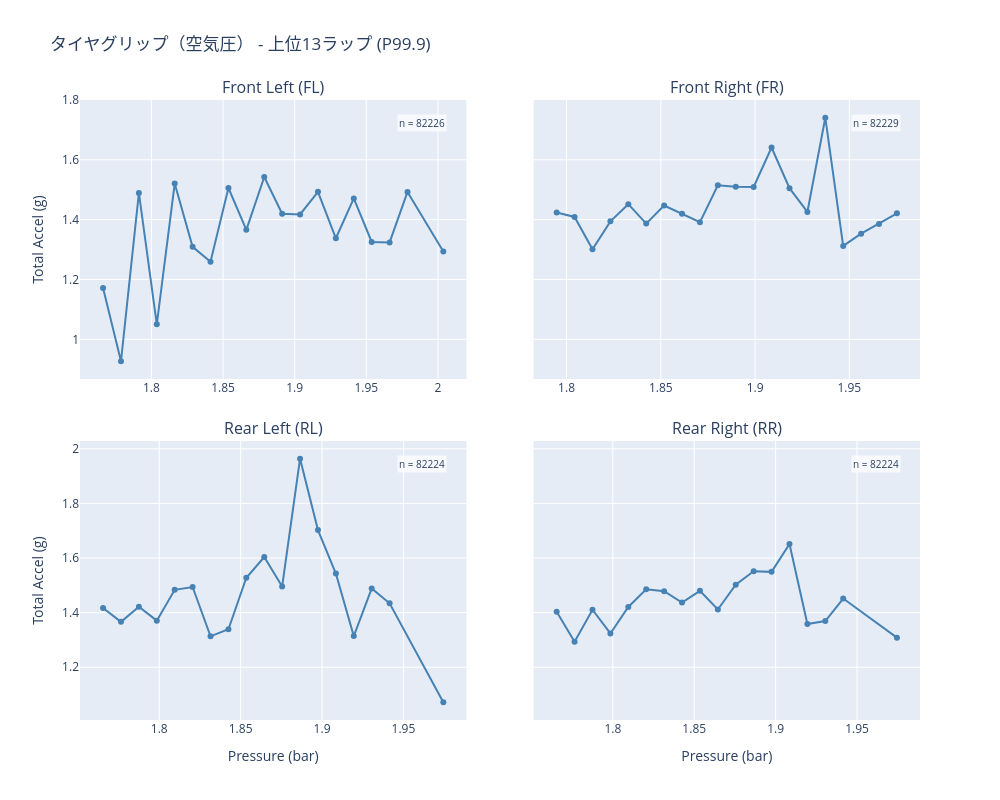

The code cell stored with this chart in its notebook:
### Markdown cell above
## タイヤグリップ vs 空気圧/温度

各サブプロットは、1つのコーナーのグリップエンベロープを表示します — 合計G（横G + 縦Gの合成加速度）のバケット化パーセンタイル（デフォルトP99.9）と選択したタイヤ指標の関係です。各空気圧/温度値で利用可能な最大グリップが明らかになります。

### Code cell
# 上位ラップ全体で分析を実行（ベストラップタイムの103%以内）
log = session.get_log()
channel_names = session.get_channel_names()

top_laps = get_top_laps(laps, threshold_pct=1.03)
lap_numbers = top_laps["num"].astype(int).tolist()

print(f"ベストラップタイム: {format_lap_time(laps['lap_time'].min())}")
print(f"ベストの103%以内の{len(top_laps)}ラップを使用して分析")

result = analyze_tire_grip_multi_lap(
    log, lap_numbers, channel_names, metric_mode=metric_mode, percentile=percentile
)

# グリップエンベロープをプロット
mode_label = "空気圧" if metric_mode == "pressure" else "温度"
fig = plot_tire_grip_scatter(
    result,
    title=f"タイヤグリップ（{mode_label}） - 上位{len(top_laps)}ラップ (P{percentile})",
)
show_fig(fig)

### Figure 1 — Plotly figure (JSON) as saved in the notebook; plotly's stock layout.template omitted (floating-point values rounded to 4 significant figures)
{"data": [{"customdata": [854, 18, 4190, 22, 5929, 104, 104, 17272, 234, 36117, 313, 316, 9487, 163, 3975, 61, 66, 2889, 112], "hovertemplate": "Pressure: %{x:.1f} bar<br>P99.9 Accel: %{y:.2f} g<br>n = %{customdata}<extra></extra>", "line": {"color": "steelblue", "width": 2}, "marker": {"color": "steelblue", "size": 6}, "mode": "lines+markers", "name": "FL", "showlegend": false, "type": "scatter", "x": [1.766, 1.779, 1.791, 1.804, 1.816, 1.829, 1.841, 1.854, 1.866, 1.879, 1.891, 1.904, 1.916, 1.929, 1.941, 1.954, 1.966, 1.979, 2.004], "xaxis": "x", "y": [1.171, 0.9265, 1.489, 1.05, 1.521, 1.309, 1.26, 1.506, 1.366, 1.543, 1.42, 1.418, 1.493, 1.338, 1.471, 1.325, 1.324, 1.493, 1.293], "yaxis": "y"}, {"customdata": [5028, 40, 45, 12595, 121, 113, 29242, 250, 241, 23847, 158, 161, 6232, 120, 123, 3499, 17, 21, 16, 360], "hovertemplate": "Pressure: %{x:.1f} bar<br>P99.9 Accel: %{y:.2f} g<br>n = %{customdata}<extra></extra>", "line": {"color": "steelblue", "width": 2}, "marker": {"color": "steelblue", "size": 6}, "mode": "lines+markers", "name": "FR", "showlegend": false, "type": "scatter", "x": [1.795, 1.804, 1.814, 1.823, 1.833, 1.842, 1.852, 1.861, 1.871, 1.88, 1.89, 1.899, 1.909, 1.918, 1.928, 1.937, 1.947, 1.956, 1.966, 1.975], "xaxis": "x2", "y": [1.424, 1.409, 1.301, 1.394, 1.452, 1.387, 1.447, 1.42, 1.391, 1.515, 1.51, 1.509, 1.641, 1.505, 1.426, 1.741, 1.312, 1.353, 1.386, 1.421], "yaxis": "y2"}, {"customdata": [1607, 27, 1261, 43, 45, 7528, 49, 50, 17849, 201, 37412, 334, 340, 14430, 52, 53, 870, 73], "hovertemplate": "Pressure: %{x:.1f} bar<br>P99.9 Accel: %{y:.2f} g<br>n = %{customdata}<extra></extra>", "line": {"color": "steelblue", "width": 2}, "marker": {"color": "steelblue", "size": 6}, "mode": "lines+markers", "name": "RL", "showlegend": false, "type": "scatter", "x": [1.766, 1.776, 1.787, 1.799, 1.809, 1.82, 1.832, 1.842, 1.853, 1.864, 1.875, 1.886, 1.897, 1.908, 1.919, 1.93, 1.941, 1.974], "xaxis": "x3", "y": [1.417, 1.366, 1.422, 1.371, 1.483, 1.494, 1.313, 1.339, 1.528, 1.604, 1.496, 1.964, 1.702, 1.543, 1.314, 1.489, 1.434, 1.072], "yaxis": "y3"}, {"customdata": [1525, 15, 3262, 29, 30, 10453, 76, 78, 21496, 296, 34638, 203, 208, 8447, 51, 52, 1252, 113], "hovertemplate": "Pressure: %{x:.1f} bar<br>P99.9 Accel: %{y:.2f} g<br>n = %{customdata}<extra></extra>", "line": {"color": "steelblue", "width": 2}, "marker": {"color": "steelblue", "size": 6}, "mode": "lines+markers", "name": "RR", "showlegend": false, "type": "scatter", "x": [1.766, 1.776, 1.787, 1.799, 1.809, 1.82, 1.832, 1.842, 1.853, 1.864, 1.875, 1.886, 1.897, 1.908, 1.919, 1.93, 1.941, 1.974], "xaxis": "x4", "y": [1.403, 1.294, 1.411, 1.324, 1.421, 1.486, 1.479, 1.437, 1.48, 1.411, 1.503, 1.552, 1.549, 1.651, 1.358, 1.369, 1.452, 1.308], "yaxis": "y4"}], "layout": {"annotations": [{"font": {"size": 16}, "showarrow": false, "text": "Front Left (FL)", "x": 0.23, "xanchor": "center", "xref": "paper", "y": 1.0, "yanchor": "bottom", "yref": "paper"}, {"font": {"size": 16}, "showarrow": false, "text": "Front Right (FR)", "x": 0.77, "xanchor": "center", "xref": "paper", "y": 1.0, "yanchor": "bottom", "yref": "paper"}, {"font": {"size": 16}, "showarrow": false, "text": "Rear Left (RL)", "x": 0.23, "xanchor": "center", "xref": "paper", "y": 0.45, "yanchor": "bottom", "yref": "paper"}, {"font": {"size": 16}, "showarrow": false, "text": "Rear Right (RR)", "x": 0.77, "xanchor": "center", "xref": "paper", "y": 0.45, "yanchor": "bottom", "yref": "paper"}, {"align": "right", "bgcolor": "rgba(255,255,255,0.7)", "font": {"size": 10}, "showarrow": false, "text": "n = 82226", "x": 0.95, "xref": "x domain", "y": 0.95, "yref": "y domain"}, {"align": "right", "bgcolor": "rgba(255,255,255,0.7)", "font": {"size": 10}, "showarrow": false, "text": "n = 82229", "x": 0.95, "xref": "x2 domain", "y": 0.95, "yref": "y2 domain"}, {"align": "right", "bgcolor": "rgba(255,255,255,0.7)", "font": {"size": 10}, "showarrow": false, "text": "n = 82224", "x": 0.95, "xref": "x3 domain", "y": 0.95, "yref": "y3 domain"}, {"align": "right", "bgcolor": "rgba(255,255,255,0.7)", "font": {"size": 10}, "showarrow": false, "text": "n = 82224", "x": 0.95, "xref": "x4 domain", "y": 0.95, "yref": "y4 domain"}], "height": 800, "title": {"text": "タイヤグリップ（空気圧） - 上位13ラップ (P99.9)"}, "width": 1000, "xaxis": {"anchor": "y", "domain": [0.0, 0.46]}, "xaxis2": {"anchor": "y2", "domain": [0.54, 1.0]}, "xaxis3": {"anchor": "y3", "domain": [0.0, 0.46], "title": {"text": "Pressure (bar)"}}, "xaxis4": {"anchor": "y4", "domain": [0.54, 1.0], "title": {"text": "Pressure (bar)"}}, "yaxis": {"anchor": "x", "domain": [0.55, 1.0], "title": {"text": "Total Accel (g)"}}, "yaxis2": {"anchor": "x2", "domain": [0.55, 1.0], "matches": "y", "showticklabels": false}, "yaxis3": {"anchor": "x3", "domain": [0.0, 0.45], "title": {"text": "Total Accel (g)"}}, "yaxis4": {"anchor": "x4", "domain": [0.0, 0.45], "matches": "y3", "showticklabels": false}}}
